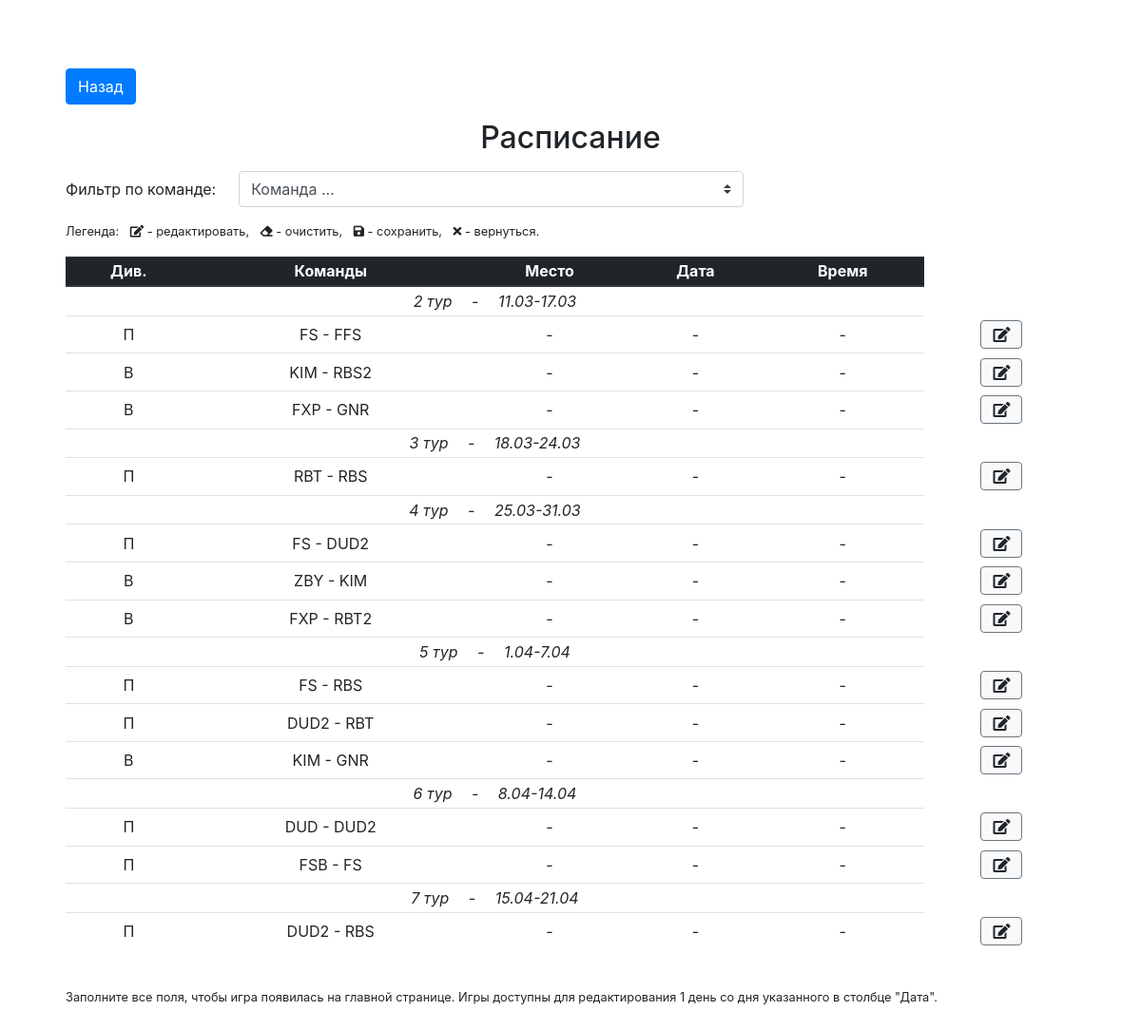
/schedule.php, run on an earlier commit of the app's database.
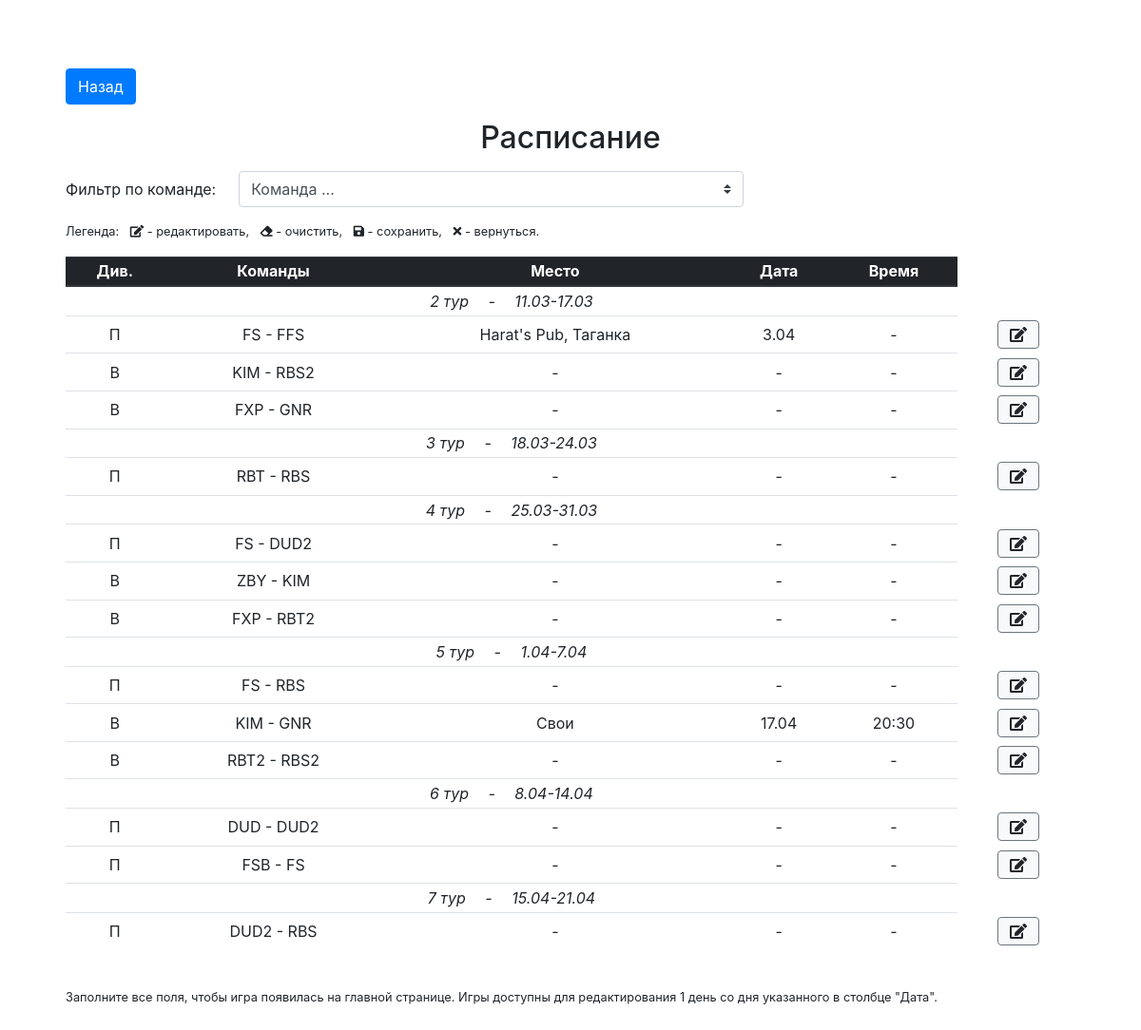
And on a later commit of the database.
### tables this page shows
CREATE TABLE schedule (id integer primary key autoincrement, season_id references seasons(season_id), tournament_id references tournaments(tournament_id), tour integer, team_id1 references teams(team_id), team_id2 references teams(team_id), date_start text, date_end text, place_id references places(place_id), date text, time text);

CREATE TABLE places (place_id integer primary key autoincrement, name text);

### inc/layout/templates/schedule_table.php (the view, shortened to what this page needs)
<div class="d-flex mt-3 align-items-center">
	<label for="teamFilter" class="col-form-label">Фильтр по команде:</label>
	<select class="custom-select w-50 ml-4" id="teamFilter" name="search">
		<option value="0">Команда ...</option>
	</select>
</div>
<ul class="list-unstyled list-inline mt-3 small">
	<li class="list-inline-item">Легенда:</li>
	<li class="list-inline-item">
		<i class="fas fa-edit"></i> - редактировать,
	</li>
	<li class="list-inline-item">
		<i class="fas fa-eraser"></i> - очистить,
	</li>
	<li class="list-inline-item">
		<i class="fas fa-save"></i> - сохранить,
	</li>
	<li class="list-inline-item">
		<i class="fas fa-times"></i> - вернуться.
	</li>
</ul>
<div class="table-responsive">
  	<table class="table table-hover text-center table-sm" id="schedule">
  		<thead class="thead-dark">
  			<tr>
  				<th>Див.</th>
  				<th>Команды</th>
  				<th>Место</th>
  				<th>Дата</th>
  				<th>Время</th>
  			</tr>
  		</thead>
  		<tbody>
  			<?php if (!sizeof($schedule)): ?>
		  			</tbody>
		  		</table>
  			<?php else: ?>
		  	<?php $i = $schedule[0]['tour']; $j = 1; ?>
		  	<?php foreach ($schedule as $game): ?>
		  		<?php if ($i == $game['tour']): ?>
		  			<tr>
		  				<td colspan="5" class="font-italic text-left text-md-center">
		  					<?php echo $i++; ?> тур <span class="px-3">-</span> <?php echo $game['date_start']
		  					. "-" . $game['date_end']; ?>
	  					</td>
		  			</tr>
		  		<?php endif; ?>
		  		<tr>
		  			<td title="<?php echo ($game['tournament_id'] == "1" ? "Первый" : "Второй"); ?>">
		  				<?php
		  					switch ($game['tournament_id']) {
		  						case "1":
		  							echo "П";
		  							break;
		  						case "2":
		  							echo "В";
		  							break;
		  					}
		  				?>
	  				</td>
		  			<td><?php echo $game['team_name1']; ?> - <?php echo $game['team_name2']; ?></td>
		  			<td>
	  					<span class="schedule-place">
	  						<?php if (isset($game['place_id'])): ?>
		  						<?php foreach ($places as $place): ?>
			  						<?php if ($place['place_id'] == $game['place_id']) echo $place['name']; ?>
			  					<?php endforeach; ?>
			  				<?php else: ?>
			  					-
			  				<?php endif; ?>
  						</span>
					</td>
		  			<td>
	  					<span class="schedule-date">
	  						<?php if (isset($game['date'])): ?>
	  							<?php echo date_format(date_create($game['date']), "j.m"); ?>
  							<?php else: ?>
  								-
  							<?php endif; ?>
  						</span>
					</td>
					<td>
	  					<span class="schedule-time">
	  						<?php if (isset($game['time'])): ?>
	  							<?php echo $game['time']; ?>
  							<?php else: ?>
  								-
  							<?php endif; ?>
  						</span>
					</td>
					<td class="border-0">
						<button class="btn btn-light border-secondary ml-1" data-action="scheduleEdit" title="Редактировать">
							<i class="fas fa-edit"></i>
						</button>
					</td>
		  		</tr>
		  	<?php endforeach; ?>
		  	<?php endif; ?>
		</tbody>
	</table>
</div>

### inc/layout/head.php (shortened to what this page needs)
<html lang="ru">
<head>
	<?php require_once "styles.php" ?>
</head>

### inc/layout/styles.php (shortened to what this page needs)
<link rel="stylesheet" href="inc/libs/bootstrap/css/bootstrap.min.css">
<link rel="stylesheet" href="https://use.fontawesome.com/releases/v5.7.2/css/all.css">
<link rel="stylesheet" href="inc/libs/jquery-ui/jquery-ui.min.css">
<link rel="stylesheet" href="inc/css/custom.css?v=7">

### schedule.php (shortened to what this page needs)
<?php
	require_once __DIR__ . "/inc/bootstrap.php";
	require_once __DIR__ . "/inc/layout/head.php";
	if (!isset($_GET['tournament']) || $_GET['tournament'] != "amateur")
		$tournament_id = "(1, 2)";
	else
		$tournament_id = "(3, 4)";
	if (isset($_GET['search']) && $_GET['search'] != "0") {
		$team = filter_var($_GET['search'], FILTER_SANITIZE_STRING);
		$sth = $db->prepare("select
			s.id as id,
			s.tournament_id,
			s.team_id1 as team_id1,
			s.team_id2 as team_id2,
			ht.team_name_short as team_name1,
			at.team_name_short as team_name2,
			tour,
			date_start,
			date_end,
			s.place_id,
			date,
			time
			from schedule as s
			inner join teams as ht on ht.team_id = s.team_id1
			inner join teams as at on at.team_id = s.team_id2
			where s.tournament_id in " . $tournament_id . " and (date is NULL or date >= date(datetime('now', '-1 day'), 'localtime') or place_id is NULL or time is NULL) and (team_name1 == :team or team_name2 == :team)
			order by tour"
		);
		$sth->bindValue(":team", $team, PDO::PARAM_STR);
	} else {
		$sth = $db->prepare("select
			s.id as id,
			s.tournament_id,
			s.team_id1 as team_id1,
			s.team_id2 as team_id2,
			ht.team_name_short as team_name1,
			at.team_name_short as team_name2,
			tour,
			date_start,
			date_end,
			s.place_id,
			date,
			time
			from schedule as s
			inner join teams as ht on ht.team_id = s.team_id1
			inner join teams as at on at.team_id = s.team_id2
			where s.tournament_id in " . $tournament_id . " and (date is NULL or date >= date(datetime('now', '-1 day'), 'localtime') or place_id is NULL or time is NULL)
			order by tour"
		);
	}
	$sth->execute();
	$schedule = $sth->fetchAll();
	$sth = $db->prepare("select * from places order by name");
	$sth->execute();
	$places = $sth->fetchAll();
?>
<body>
<main role="main" class="container">
  	<div class="starter-template text-left">
  		<a href="/" class="btn btn-primary mt-4">Назад</a>
		<h2 class="text-center mt-3 mb-3">Расписание</h2>
    	<?php include __DIR__ . "/inc/layout/templates/schedule_table.php"; ?>
    	<p class="small mt-4">Заполните все поля, чтобы игра появилась на главной странице. Игры доступны для редактирования 1 день со дня указанного в столбце "Дата".</p>
  	</div>
</main>
</body>
</html>

### inc/css/custom.css (style rules this page uses)
body { padding-top: 0; }
.starter-template { position: relative; padding: 3rem 1.5rem; text-align: center; }
.table td, .table th { text-align: center; vertical-align: middle; font-size: 12px; }
@media (min-width: 576px) { .table td, .table th { font-size: 1rem; } }

What changed in the data, as far as the page shows it:
no longer on this page (row edited): schedule: shows "П", team_name1 "DUD2", team_name2 "RBT"
changed schedule (number 1 of 13 on the later page): gains places (name "Harat's Pub, Таганка"); date (not shown) → "3.04"; no longer shows "-"
changed schedule (number 9 of 13 on the later page): gains places (name "Свои"); date (not shown) → "17.04"; time (not shown) → "20:30"; no longer shows "-"
now on this page (row edited): schedule: shows "В", team_name1 "RBT2", team_name2 "RBS2"
